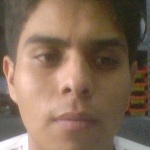
#> input picture Reconcimiento_facial/Data/Ignacio/rostro_105.jpg, 150 x 150 px, given in place of the camera
$ python Capturando_Rostros.py
#> lines starting #> are read from the running program, lines starting #| are printed output that depends on the picture
from genericpath import exists
from turtle import width
import cv2
import os
import imutils

personName = 'Ignacio'
dataPath = 'C:/Users/josem/Desktop/Detector de Rostros/Reconcimiento_facial/Data'
personPath = dataPath + '/' + personName
# print(personPath)
if not os.path.exists(personPath):
    print("Carpeta creada: ",personPath)
    os.makedirs(personPath)

cap = cv2.VideoCapture(0,cv2.CAP_DSHOW)
#cap = cv2.VideoCapture(Video)
faceClassif = cv2.CascadeClassifier(cv2.data.haarcascades+'haarcascade_frontalface_default.xml')
count = 0

while True:

    ret, frame = cap.read()
#> frame is the input picture: shape (150, 150, 3); mean B, G, R 89.2, 108.1, 131.8
    if ret == False: break
    frame =  imutils.resize(frame, width=640)
#> frame: shape (640, 640, 3)
    gray = cv2.cvtColor(frame, cv2.COLOR_BGR2GRAY)
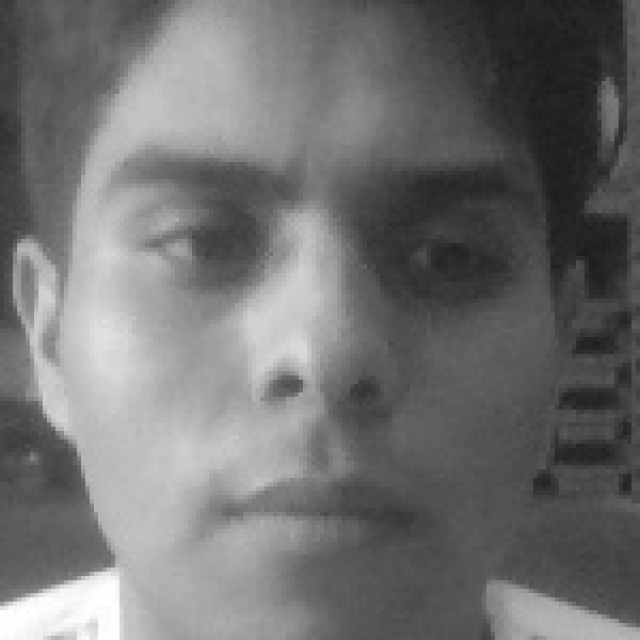
#> gray: shape (640, 640); min 28, max 255, mean 113
    auxFrame = frame.copy()
    faces = faceClassif.detectMultiScale(gray,1.3,5)
#> faces = [[27, 19, 559, 559]]

    for (x,y,w,h) in faces:
        cv2.rectangle(frame, (x,y),(x+w,y+h),(0,255,0),2)
        rostro = auxFrame[y:y+h,x:x+w]
        rostro = cv2.resize(rostro,(150,150),interpolation=cv2.INTER_CUBIC)
        cv2.imwrite(personPath + '/rostro_{}.jpg'.format(count),rostro)
        count = count + 1
#> this loop made 1 pass
#> (x, y, w, h, count) on pass 1: (27, 19, 559, 559, 1)
#> pass 1, `rostro = auxFrame[y:y+h,x:x+w]`:
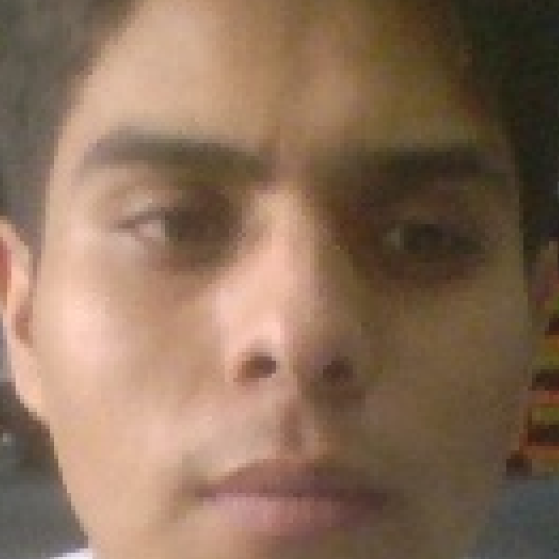
#> rostro: shape (559, 559, 3); mean B, G, R 89.4, 110.4, 137.7
#> after the loop:
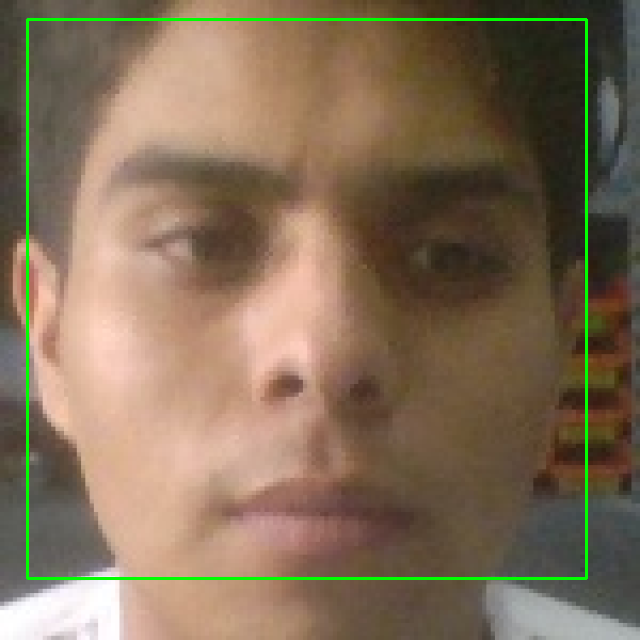
#> frame: shape (640, 640, 3); mean B, G, R 88, 110.7, 130.1
#> after the loop, count = 1

    cv2.imshow('frame',frame)
    k =  cv2.waitKey(1)
#> (key Esc is pressed here)
    if k == 27 or count >= 300:
        break

cap.release()
cv2.destroyAllWindows()

$ run again, on Reconcimiento_facial/Data/Ignacio/rostro_189.jpg
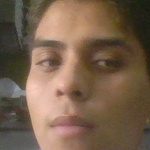
#> input picture Reconcimiento_facial/Data/Ignacio/rostro_189.jpg, 150 x 150 px, given in place of the camera
#> frame is the input picture: shape (150, 150, 3); mean B, G, R 77.4, 97.3, 120.1
#> `gray = cv2.cvtColor(frame, cv2.COLOR_BGR2GRAY)`:
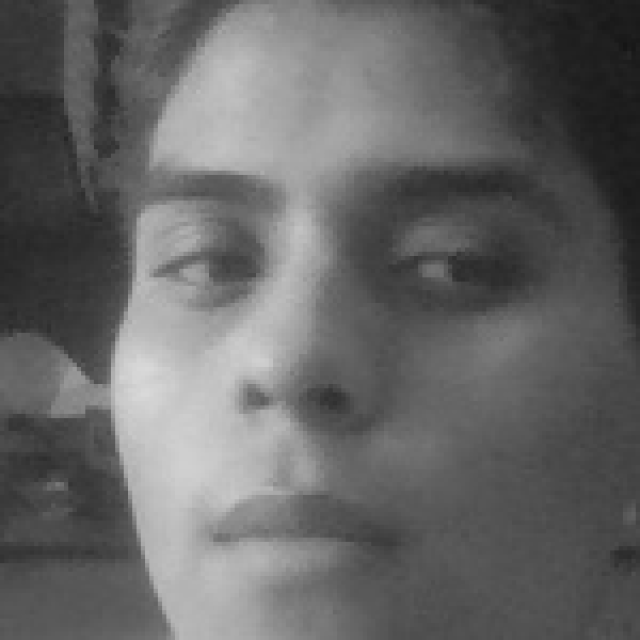
#> gray: shape (640, 640); min 21, max 217, mean 101.8
#> faces = [[36, 34, 559, 559]]
#> the loop `for (x,y,w,h) in faces:` made 1 pass
#> (x, y, w, h, count) on pass 1: (36, 34, 559, 559, 1)
#> after the loop `for (x,y,w,h) in faces:`:
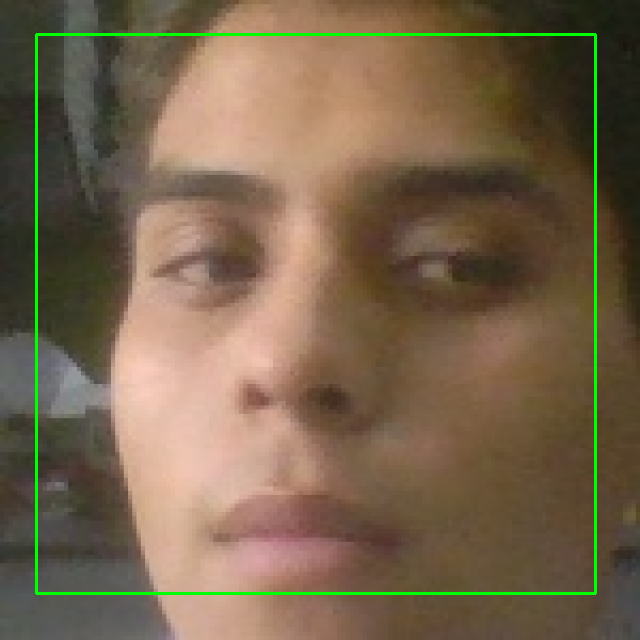
#> frame: shape (640, 640, 3); mean B, G, R 76.3, 100.2, 118.5
#> after the loop `for (x,y,w,h) in faces:`: count = 1
